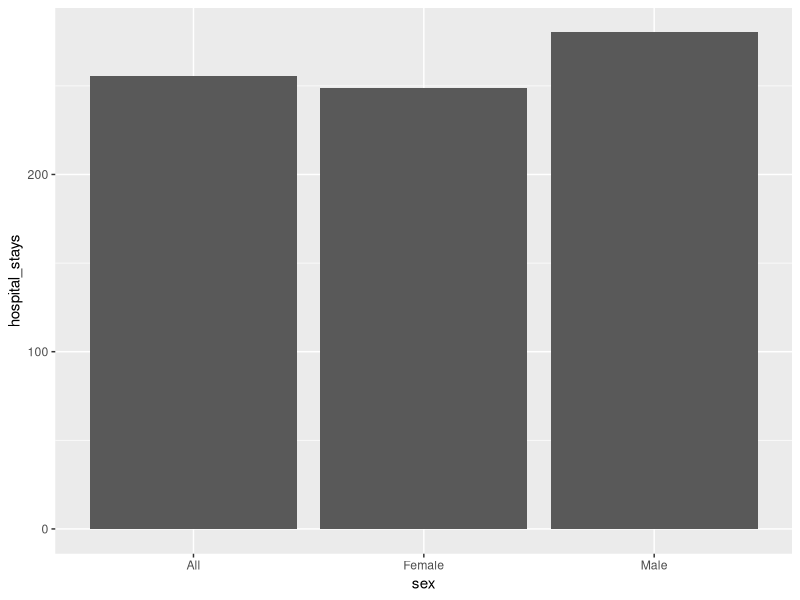
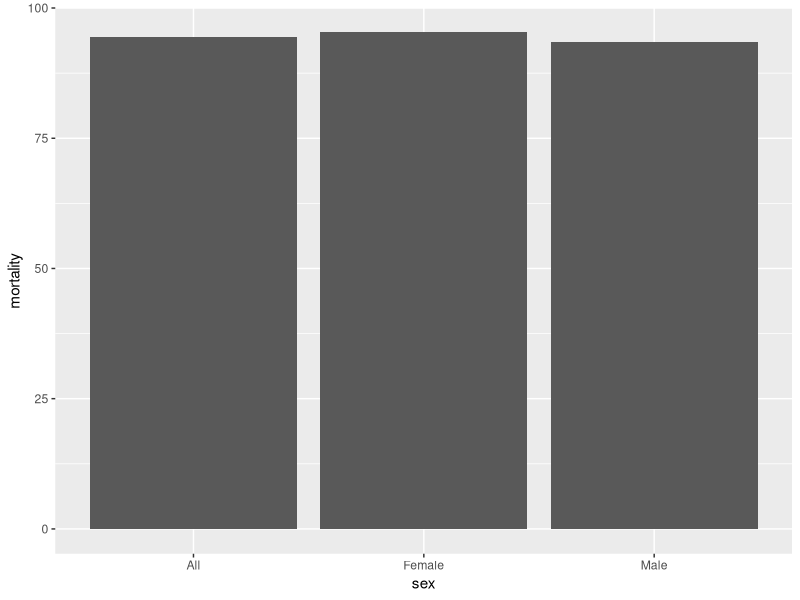
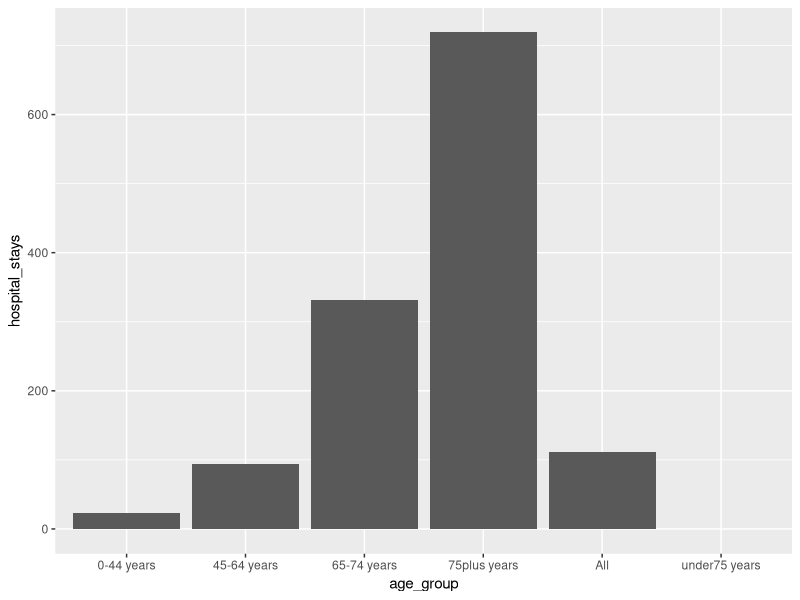
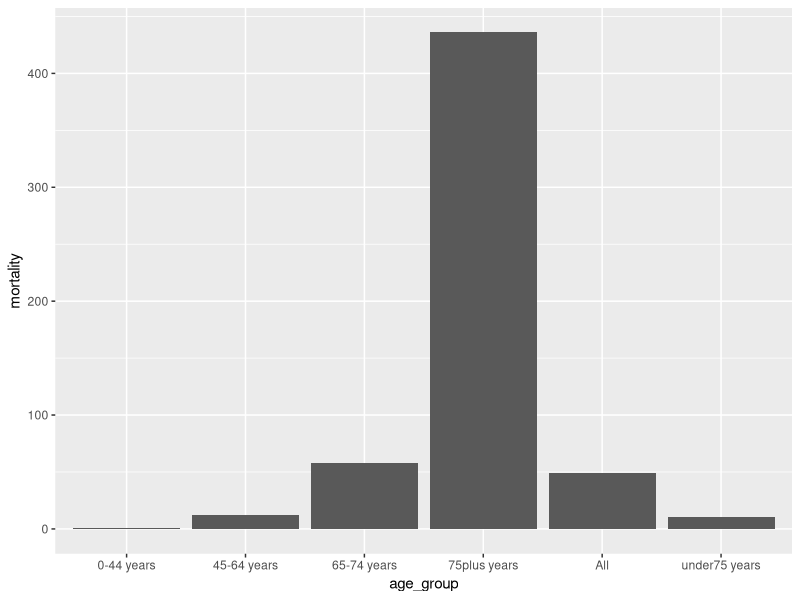
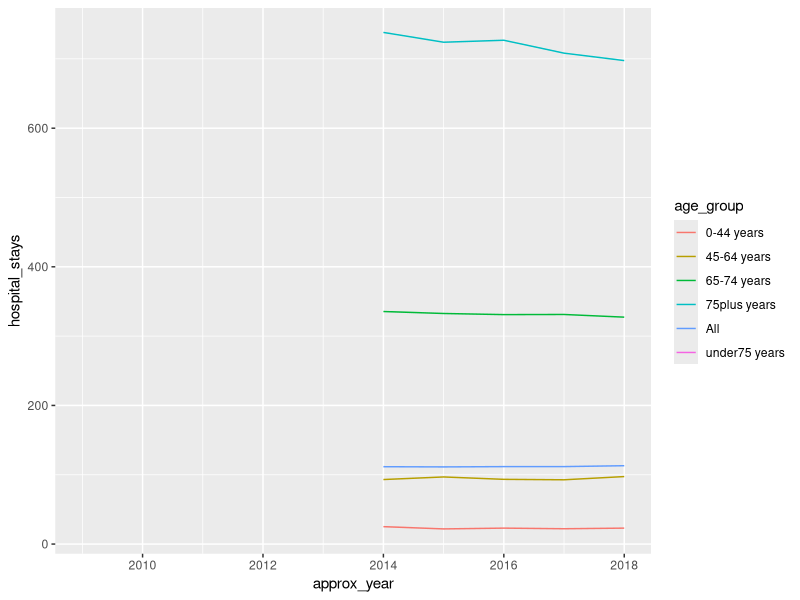
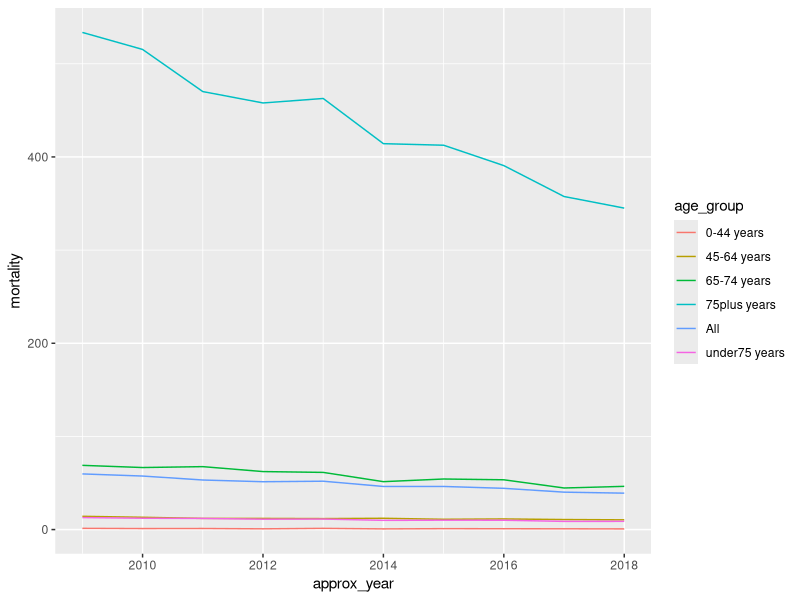
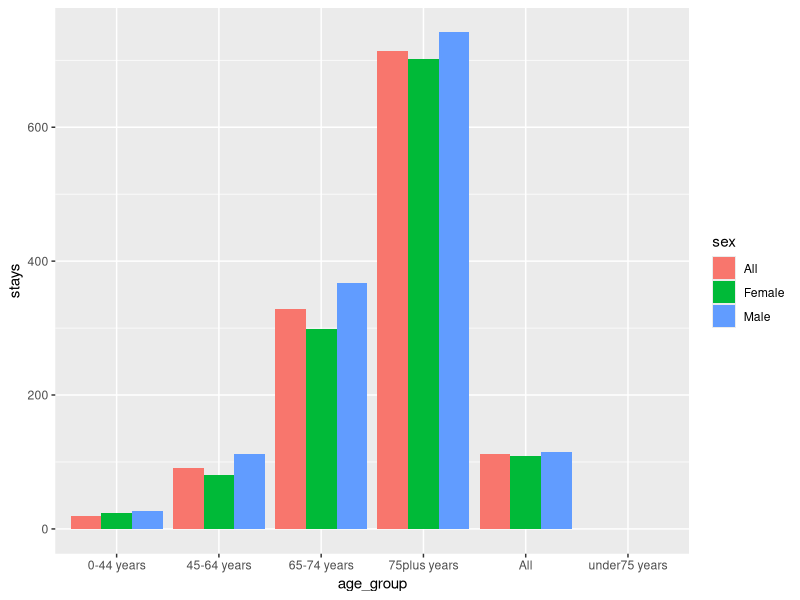
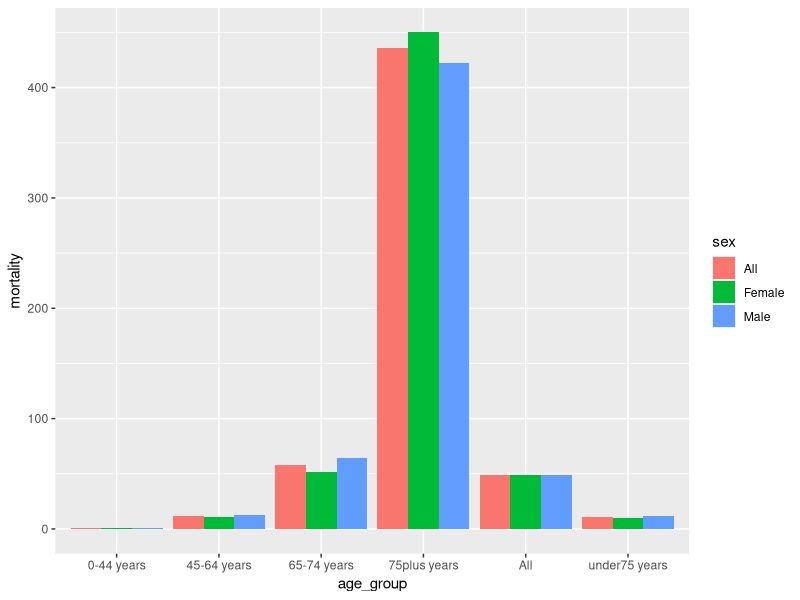

Here is the R script that generated these plots, in order:
## ---- chunk 1
library(tidyverse)
## ---- chunk 2
council_strokesbyca <- read_csv("../../data/clean_data/strokes_byca.csv",
                                col_types = cols(hospitalstays = col_double(),
                                            crude_rate_stays = col_double()))
healthboard_strokesbyhb <- read_csv("../../data/clean_data/strokes_byhb.csv",
                                col_types = cols(hospitalstays = col_double(),
                                            crude_rate_stays = col_double()))
## ---- chunk 3
council_strokesbyca %>% 
  group_by(sex) %>% 
  summarise(hospital_stays = mean(crude_rate_stays, na.rm = TRUE)) %>% 
  ggplot() +
  aes(x = sex, y = hospital_stays) +
  geom_col()
## ---- chunk 4
council_strokesbyca %>% 
  group_by(sex) %>% 
  summarise(mortality = mean(easr_mortality, na.rm = TRUE)) %>% 
  ggplot() +
  aes(x = sex, y = mortality) +
  geom_col()
## ---- chunk 5
council_strokesbyca %>% 
  group_by(age_group) %>% 
  summarise(hospital_stays = mean(crude_rate_stays, na.rm = TRUE)) %>% 
  ggplot() +
  aes(x = age_group, y = hospital_stays) +
  geom_col()
## ---- chunk 6
council_strokesbyca %>% 
  group_by(age_group) %>% 
  summarise(mortality = mean(easr_mortality, na.rm = TRUE)) %>% 
  ggplot() +
  aes(x = age_group, y = mortality) +
  geom_col()
## ---- chunk 7
council_strokesbyca %>% 
  group_by(age_group, approx_year) %>% 
  summarise(hospital_stays = mean(crude_rate_stays, na.rm = TRUE)) %>% 
  ggplot() +
  aes(x = approx_year, y = hospital_stays, group = age_group, col = age_group) +
  geom_line()
## ---- chunk 8
council_strokesbyca %>% 
  group_by(age_group, approx_year) %>% 
  summarise(mortality = mean(easr_mortality, na.rm = TRUE)) %>% 
  ggplot() +
  aes(x = approx_year, y = mortality, group = age_group, col = age_group) +
  geom_line()
## ---- chunk 9
council_strokesbyca %>% 
  group_by(age_group, sex) %>% 
  summarise(stays = mean(crude_rate_stays, na.rm = TRUE)) %>% 
  ggplot() +
  aes(x = age_group, y = stays, group = sex, fill = sex) +
  geom_col(position = "dodge")
## ---- chunk 10
council_strokesbyca %>% 
  group_by(age_group, sex) %>% 
  summarise(mortality = mean(easr_mortality, na.rm = TRUE)) %>% 
  ggplot() +
  aes(x = age_group, y = mortality, group = sex, fill = sex) +
  geom_col(position = "dodge")
## ---- chunk 11
healthboard_strokesbyhb %>% 
  group_by(healthboard_area_named) %>% 
  summarise(hospital_stays = mean(crude_rate_stays, na.rm = TRUE)) %>% 
  ggplot() +
  aes(x = reorder(healthboard_area_named, -hospital_stays), y = hospital_stays) +
  geom_col() +
  theme(axis.text.x = element_text(angle = 90, vjust = 0.5, hjust=1))
## ---- chunk 12
healthboard_strokesbyhb %>% 
  group_by(healthboard_area_named) %>% 
  summarise(mortality = mean(easr_mortality, na.rm = TRUE)) %>% 
  ggplot() +
  aes(x = reorder(healthboard_area_named, -mortality), y = mortality) +
  geom_col() +
  theme(axis.text.x = element_text(angle = 90, vjust = 0.5, hjust=1))
## ---- chunk 13
council_strokesbyca %>% 
  group_by(council_area_named) %>% 
  summarise(hospital_stays = mean(crude_rate_stays, na.rm = TRUE)) %>% 
  ggplot() +
  aes(x = reorder(council_area_named, -hospital_stays), y = hospital_stays) +
  geom_col() +
  theme(axis.text.x = element_text(angle = 90, vjust = 0.5, hjust=1))
## ---- chunk 14
council_strokesbyca %>% 
  group_by(council_area_named) %>% 
  summarise(mortality = mean(easr_mortality, na.rm = TRUE)) %>% 
  ggplot() +
  aes(x = reorder(council_area_named, -mortality), y = mortality) +
  geom_col() +
  theme(axis.text.x = element_text(angle = 90, vjust = 0.5, hjust=1))
## ---- chunk 15
high_mortality_council <- council_strokesbyca %>% 
  group_by(council_area_named) %>% 
  summarise(mortality = mean(easr_mortality, na.rm = TRUE)) %>% 
  slice_max(mortality, n = 10) %>% 
  pull(council_area_named)

low_mortality_council <- council_strokesbyca %>% 
  group_by(council_area_named) %>% 
  summarise(mortality = mean(easr_mortality, na.rm = TRUE)) %>% 
  slice_min(mortality, n = 10) %>% 
  pull(council_area_named)
## ---- chunk 16
council_strokesbyca %>% 
  filter(council_area_named %in% high_mortality_council |
           council_area_named %in% low_mortality_council) %>% 
  mutate(high_low = if_else(
    council_area_named %in% high_mortality_council, "high", "low"
  )) %>% 
  group_by(high_low, approx_year) %>% 
  summarise(mortality = mean(easr_mortality, na.rm = TRUE)) %>% 
  ggplot() +
  aes(x = approx_year, y = mortality, group = high_low, col = high_low) +
  geom_line()
## ---- chunk 17
high_mortality_council_2018 <- council_strokesbyca %>% 
  filter(approx_year == 2018) %>% 
  group_by(council_area_named) %>% 
  summarise(mortality = mean(easr_mortality, na.rm = TRUE)) %>% 
  slice_max(mortality, n = 10) %>% 
  pull(council_area_named)

low_mortality_council_2018 <- council_strokesbyca %>%  
  filter(approx_year == 2018) %>% 
  group_by(council_area_named) %>% 
  summarise(mortality = mean(easr_mortality, na.rm = TRUE)) %>% 
  slice_min(mortality, n = 10) %>% 
  pull(council_area_named)
## ---- chunk 18
council_strokesbyca %>% 
  filter(council_area_named %in% high_mortality_council_2018 |
           council_area_named %in% low_mortality_council_2018) %>% 
  mutate(high_low = if_else(
    council_area_named %in% high_mortality_council, "high", "low"
  )) %>% 
  group_by(high_low, approx_year) %>% 
  summarise(mortality = mean(easr_mortality, na.rm = TRUE)) %>% 
  ggplot() +
  aes(x = approx_year, y = mortality, group = high_low, col = high_low) +
  geom_line() +
  labs(
    title = "Adjusted mortality rates by council",
    subtitle = "Mortality rates for the 10 highest and lowest adjusted mortality rates from stroke in 2018"
  )
